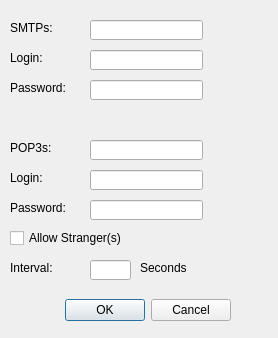
<?xml version="1.0" encoding="UTF-8"?>
<ui version="4.0">
 <class>ServerSetupDialog</class>
 <widget class="QDialog" name="ServerSetupDialog">
  <property name="geometry">
   <rect>
    <x>0</x>
    <y>0</y>
    <width>278</width>
    <height>338</height>
   </rect>
  </property>
  <property name="windowTitle">
   <string>Network</string>
  </property>
  <widget class="QDialogButtonBox" name="buttonBox">
   <property name="geometry">
    <rect>
     <x>10</x>
     <y>290</y>
     <width>221</width>
     <height>41</height>
    </rect>
   </property>
   <property name="orientation">
    <enum>Qt::Horizontal</enum>
   </property>
   <property name="standardButtons">
    <set>QDialogButtonBox::Cancel|QDialogButtonBox::Ok</set>
   </property>
  </widget>
  <widget class="QLabel" name="label">
   <property name="geometry">
    <rect>
     <x>10</x>
     <y>20</y>
     <width>91</width>
     <height>16</height>
    </rect>
   </property>
   <property name="text">
    <string>SMTPs:</string>
   </property>
  </widget>
  <widget class="QLabel" name="label_2">
   <property name="geometry">
    <rect>
     <x>10</x>
     <y>140</y>
     <width>91</width>
     <height>16</height>
    </rect>
   </property>
   <property name="text">
    <string>POP3s:</string>
   </property>
  </widget>
  <widget class="QLabel" name="label_3">
   <property name="geometry">
    <rect>
     <x>10</x>
     <y>50</y>
     <width>91</width>
     <height>16</height>
    </rect>
   </property>
   <property name="text">
    <string>Login:</string>
   </property>
  </widget>
  <widget class="QLabel" name="label_4">
   <property name="geometry">
    <rect>
     <x>10</x>
     <y>80</y>
     <width>91</width>
     <height>16</height>
    </rect>
   </property>
   <property name="text">
    <string>Password:</string>
   </property>
  </widget>
  <widget class="QLabel" name="label_5">
   <property name="geometry">
    <rect>
     <x>10</x>
     <y>200</y>
     <width>91</width>
     <height>16</height>
    </rect>
   </property>
   <property name="text">
    <string>Password:</string>
   </property>
  </widget>
  <widget class="QLabel" name="label_6">
   <property name="geometry">
    <rect>
     <x>10</x>
     <y>170</y>
     <width>91</width>
     <height>16</height>
    </rect>
   </property>
   <property name="text">
    <string>Login:</string>
   </property>
  </widget>
  <widget class="QLineEdit" name="lineEdit">
   <property name="geometry">
    <rect>
     <x>90</x>
     <y>20</y>
     <width>113</width>
     <height>20</height>
    </rect>
   </property>
  </widget>
  <widget class="QLineEdit" name="lineEdit_2">
   <property name="geometry">
    <rect>
     <x>90</x>
     <y>50</y>
     <width>113</width>
     <height>20</height>
    </rect>
   </property>
  </widget>
  <widget class="QLineEdit" name="lineEdit_3">
   <property name="geometry">
    <rect>
     <x>90</x>
     <y>80</y>
     <width>113</width>
     <height>20</height>
    </rect>
   </property>
   <property name="echoMode">
    <enum>QLineEdit::Password</enum>
   </property>
  </widget>
  <widget class="QLineEdit" name="lineEdit_4">
   <property name="geometry">
    <rect>
     <x>90</x>
     <y>140</y>
     <width>113</width>
     <height>20</height>
    </rect>
   </property>
  </widget>
  <widget class="QLineEdit" name="lineEdit_5">
   <property name="geometry">
    <rect>
     <x>90</x>
     <y>170</y>
     <width>113</width>
     <height>20</height>
    </rect>
   </property>
  </widget>
  <widget class="QLineEdit" name="lineEdit_6">
   <property name="geometry">
    <rect>
     <x>90</x>
     <y>200</y>
     <width>113</width>
     <height>20</height>
    </rect>
   </property>
   <property name="echoMode">
    <enum>QLineEdit::Password</enum>
   </property>
  </widget>
  <widget class="QCheckBox" name="checkBox">
   <property name="geometry">
    <rect>
     <x>10</x>
     <y>230</y>
     <width>111</width>
     <height>16</height>
    </rect>
   </property>
   <property name="text">
    <string>Allow Stranger(s)</string>
   </property>
  </widget>
  <widget class="QLineEdit" name="lineEdit_7">
   <property name="geometry">
    <rect>
     <x>90</x>
     <y>260</y>
     <width>41</width>
     <height>20</height>
    </rect>
   </property>
   <property name="echoMode">
    <enum>QLineEdit::Normal</enum>
   </property>
  </widget>
  <widget class="QLabel" name="label_7">
   <property name="geometry">
    <rect>
     <x>10</x>
     <y>260</y>
     <width>61</width>
     <height>16</height>
    </rect>
   </property>
   <property name="text">
    <string>Interval:</string>
   </property>
  </widget>
  <widget class="QLabel" name="label_8">
   <property name="geometry">
    <rect>
     <x>140</x>
     <y>260</y>
     <width>61</width>
     <height>16</height>
    </rect>
   </property>
   <property name="text">
    <string>Seconds</string>
   </property>
  </widget>
 </widget>
 <resources/>
 <connections>
  <connection>
   <sender>buttonBox</sender>
   <signal>accepted()</signal>
   <receiver>ServerSetupDialog</receiver>
   <slot>accept()</slot>
   <hints>
    <hint type="sourcelabel">
     <x>248</x>
     <y>254</y>
    </hint>
    <hint type="destinationlabel">
     <x>157</x>
     <y>274</y>
    </hint>
   </hints>
  </connection>
  <connection>
   <sender>buttonBox</sender>
   <signal>rejected()</signal>
   <receiver>ServerSetupDialog</receiver>
   <slot>reject()</slot>
   <hints>
    <hint type="sourcelabel">
     <x>316</x>
     <y>260</y>
    </hint>
    <hint type="destinationlabel">
     <x>286</x>
     <y>274</y>
    </hint>
   </hints>
  </connection>
 </connections>
</ui>
